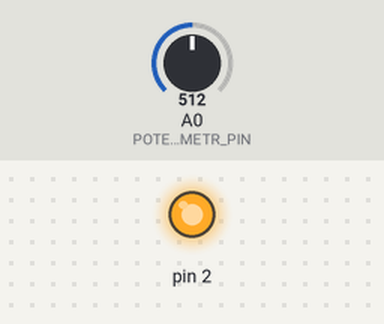
Simulated run of this sketch. Board: Arduino Uno, built with avr-gcc and run on an emulated ATmega328P. Shown: output pins drawn as LEDs (lit = HIGH). The test bench sets the inputs (shaded band); at power-on: A0 (POTENCJOMETR_PIN) = 512. What the sketch prints to the serial monitor is not drawn.

Above: at 0.5 s.
At 3.5 s:
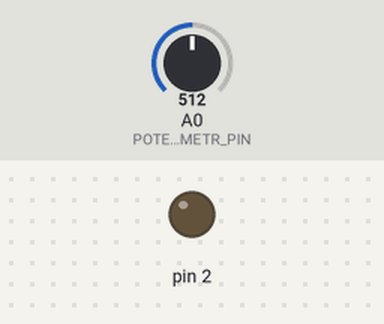
Timing chart, 0 to 7.8 s (numbered marks = the images above):
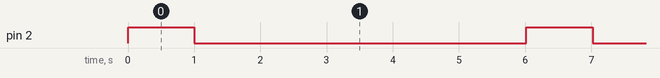

Measured:
- by itself, pin 2: alternates HIGH for 1.0 s and LOW for 5.0 s

The sketch:

sketch_apr4a.ino
```cpp
// the setup function runs once when you press reset or power the board
#define POTENCJOMETR_PIN 0
void setup() {
  // initialize digital pin LED_BUILTIN as an output.
  pinMode(2, OUTPUT);
  Serial.begin(57600);
  while (!Serial);
}

// the loop function runs over and over again forever
void loop() {
  digitalWrite(2, HIGH);  // turn the LED on (HIGH is the voltage level)
  delay(1000);                      // wait for a second
  digitalWrite(2, LOW);   // turn the LED off by making the voltage LOW
  delay(500);                      // wait for a second
  digitalWrite(3, HIGH);
  delay(1000);                      // wait for a second
  digitalWrite(3, LOW);
  delay(500);                      // wait for a second
  digitalWrite(4, HIGH);
  delay(1000);                      // wait for a second
  digitalWrite(4, LOW);
  delay(500);
  digitalWrite(5, HIGH);
  delay(1000);                      // wait for a second
  digitalWrite(5, LOW);
  delay(500);

  int value = analogRead(POTENCJOMETR_PIN);
  Serial.println(value, DEC);

  delay(20);
}
```
